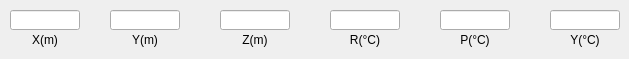
       <widget class="QWidget" name="C5_page">
        <widget class="QLineEdit" name="C51_lineEdit">
         <property name="geometry">
          <rect>
           <x>10</x>
           <y>10</y>
           <width>70</width>
           <height>20</height>
          </rect>
         </property>
        </widget>
        <widget class="QLabel" name="C51_Label">
         <property name="geometry">
          <rect>
           <x>10</x>
           <y>30</y>
           <width>70</width>
           <height>20</height>
          </rect>
         </property>
         <property name="text">
          <string>X(m)</string>
         </property>
         <property name="alignment">
          <set>Qt::AlignCenter</set>
         </property>
        </widget>
        <widget class="QLineEdit" name="C52_lineEdit">
         <property name="geometry">
          <rect>
           <x>110</x>
           <y>10</y>
           <width>70</width>
           <height>20</height>
          </rect>
         </property>
        </widget>
        <widget class="QLabel" name="C52_Label">
         <property name="geometry">
          <rect>
           <x>110</x>
           <y>30</y>
           <width>70</width>
           <height>20</height>
          </rect>
         </property>
         <property name="text">
          <string>Y(m)</string>
         </property>
         <property name="alignment">
          <set>Qt::AlignCenter</set>
         </property>
        </widget>
        <widget class="QLineEdit" name="C53_lineEdit">
         <property name="geometry">
          <rect>
           <x>220</x>
           <y>10</y>
           <width>70</width>
           <height>20</height>
          </rect>
         </property>
        </widget>
        <widget class="QLabel" name="C53_Label">
         <property name="geometry">
          <rect>
           <x>220</x>
           <y>30</y>
           <width>70</width>
           <height>20</height>
          </rect>
         </property>
         <property name="text">
          <string>Z(m)</string>
         </property>
         <property name="alignment">
          <set>Qt::AlignCenter</set>
         </property>
        </widget>
        <widget class="QLineEdit" name="C54_lineEdit">
         <property name="geometry">
          <rect>
           <x>330</x>
           <y>10</y>
           <width>70</width>
           <height>20</height>
          </rect>
         </property>
        </widget>
        <widget class="QLabel" name="C54_Label">
         <property name="geometry">
          <rect>
           <x>330</x>
           <y>30</y>
           <width>70</width>
           <height>20</height>
          </rect>
         </property>
         <property name="text">
          <string>R(°C)</string>
         </property>
         <property name="alignment">
          <set>Qt::AlignCenter</set>
         </property>
        </widget>
        <widget class="QLineEdit" name="C55_lineEdit">
         <property name="geometry">
          <rect>
           <x>440</x>
           <y>10</y>
           <width>70</width>
           <height>20</height>
          </rect>
         </property>
        </widget>
        <widget class="QLabel" name="C55_Label">
         <property name="geometry">
          <rect>
           <x>440</x>
           <y>30</y>
           <width>70</width>
           <height>20</height>
          </rect>
         </property>
         <property name="text">
          <string>P(°C)</string>
         </property>
         <property name="alignment">
          <set>Qt::AlignCenter</set>
         </property>
        </widget>
        <widget class="QLineEdit" name="C56_lineEdit">
         <property name="geometry">
          <rect>
           <x>550</x>
           <y>10</y>
           <width>70</width>
           <height>20</height>
          </rect>
         </property>
        </widget>
        <widget class="QLabel" name="C56_Label">
         <property name="geometry">
          <rect>
           <x>550</x>
           <y>30</y>
           <width>70</width>
           <height>20</height>
          </rect>
         </property>
         <property name="text">
          <string>Y(°C)</string>
         </property>
         <property name="alignment">
          <set>Qt::AlignCenter</set>
         </property>
        </widget>
       </widget>
